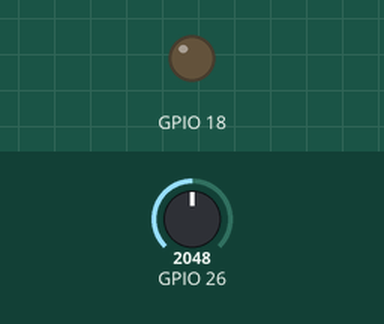
Simulated run of this sketch. Board: ESP32. On the bench: output pins drawn as LEDs (lit = HIGH). The inputs (shaded band) are chosen by the test bench; at power-on: GPIO 26 = 2048. What the sketch prints to the serial monitor is not drawn.

Above: at 1.2 s.
1.3 s: GPIO 26 set to 219
2.8 s: GPIO 26 set to 181
At 3.2 s:
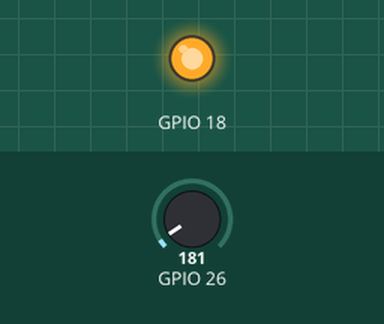
4.3 s: GPIO 26 set to 491
At 5.5 s:
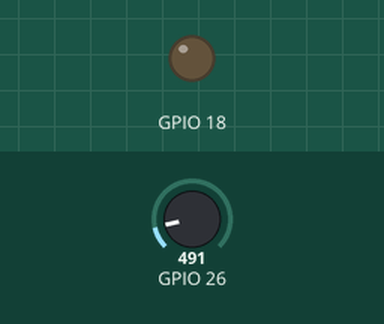
5.8 s: GPIO 26 set to 160
At 6.7 s:
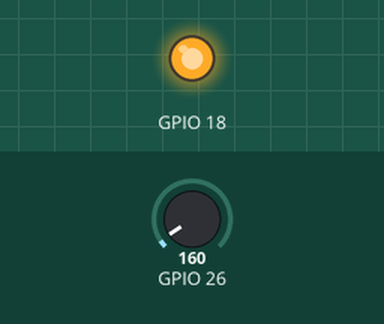
Timing chart, 0 to 8.3 s (numbered marks = the images above; inputs shaded):
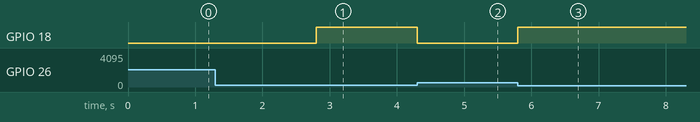

The sketch:

Project_22_Night_Lamp.ino
```cpp
//**********************************************************************************
/*
 * 名称   : Night_Lamp
 * 功能   : 光敏传感器控制LED
 * 作者   : http://www.keyes-robot.com/
*/
int item = 0;
void setup() {
  Serial.begin(115200); //设置串口波特率为115200
  pinMode(26, INPUT);    //将光敏传感器连接到GPIO26上，并设置为输入模式
  pinMode(18, OUTPUT);  //将LED连接到GPIO18上，并设置为输出模式
}

void loop() {
  item = analogRead(26);   //光敏传感器读取光照强度，将读取到模拟值赋予变量Item
  Serial.println(item);  //串口打印光敏传感器的模拟信号
  if (item > 200) {  //模拟值大于200
    digitalWrite(18, LOW);  //关闭LED
  } else {  //否则，模拟值不大于200
    digitalWrite(18, HIGH);  //打开LED
  }
}
//**********************************************************************************
```

Measured:
- the behaviour switches between 201 and 200 on GPIO 26 (found by bisection; images 0 and 1)
- after the input at 2.8 s, GPIO 18: LOW → HIGH at once
- after the input at 4.3 s, GPIO 18: HIGH → LOW at once
- after the input at 5.8 s, GPIO 18: LOW → HIGH at once
